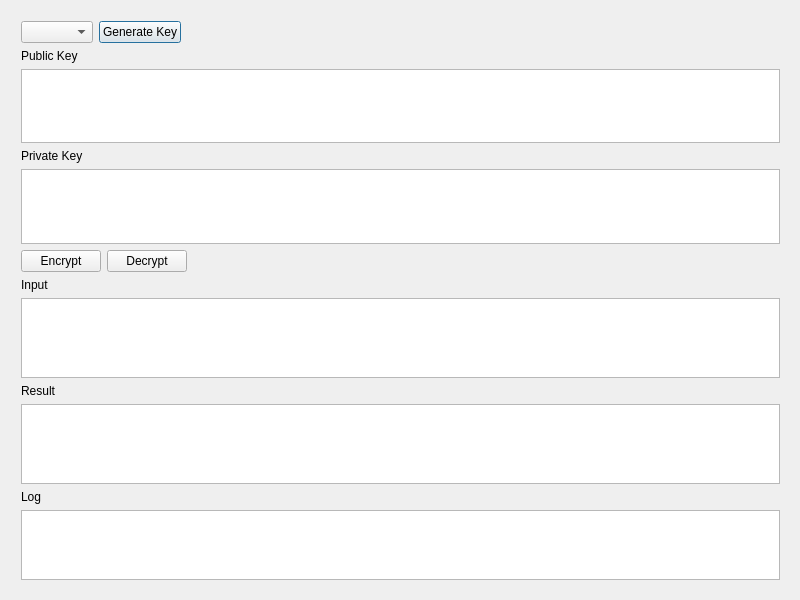
<?xml version="1.0" encoding="UTF-8"?>
<ui version="4.0">
 <class>Dialog</class>
 <widget class="QDialog" name="Dialog">
  <property name="geometry">
   <rect>
    <x>0</x>
    <y>0</y>
    <width>800</width>
    <height>600</height>
   </rect>
  </property>
  <property name="windowTitle">
   <string>RSA</string>
  </property>
  <widget class="QWidget" name="verticalLayoutWidget">
   <property name="geometry">
    <rect>
     <x>10</x>
     <y>10</y>
     <width>781</width>
     <height>581</height>
    </rect>
   </property>
   <layout class="QVBoxLayout" name="verticalLayout">
    <item>
     <layout class="QVBoxLayout" name="verticalLayout_3">
      <item>
       <layout class="QHBoxLayout" name="horizontalLayout_2">
        <item>
         <widget class="QComboBox" name="comboSelect">
          <property name="maximumSize">
           <size>
            <width>16777215</width>
            <height>30</height>
           </size>
          </property>
         </widget>
        </item>
        <item>
         <widget class="QPushButton" name="pushGenerate">
          <property name="maximumSize">
           <size>
            <width>16777215</width>
            <height>30</height>
           </size>
          </property>
          <property name="text">
           <string>Generate Key</string>
          </property>
         </widget>
        </item>
        <item>
         <spacer name="horizontalSpacer">
          <property name="orientation">
           <enum>Qt::Horizontal</enum>
          </property>
          <property name="sizeHint" stdset="0">
           <size>
            <width>20</width>
            <height>20</height>
           </size>
          </property>
         </spacer>
        </item>
       </layout>
      </item>
      <item>
       <widget class="QLabel" name="labelPublicKey">
        <property name="text">
         <string>Public Key</string>
        </property>
       </widget>
      </item>
      <item>
       <widget class="QTextBrowser" name="textPublicKey"/>
      </item>
      <item>
       <widget class="QLabel" name="labelPrivateKey">
        <property name="text">
         <string>Private Key</string>
        </property>
       </widget>
      </item>
      <item>
       <widget class="QTextBrowser" name="textPrivateKey"/>
      </item>
      <item>
       <spacer name="verticalSpacer">
        <property name="orientation">
         <enum>Qt::Vertical</enum>
        </property>
        <property name="sizeHint" stdset="0">
         <size>
          <width>20</width>
          <height>40</height>
         </size>
        </property>
       </spacer>
      </item>
     </layout>
    </item>
    <item>
     <spacer name="verticalSpacer_3">
      <property name="orientation">
       <enum>Qt::Vertical</enum>
      </property>
      <property name="sizeHint" stdset="0">
       <size>
        <width>20</width>
        <height>200</height>
       </size>
      </property>
     </spacer>
    </item>
    <item>
     <layout class="QVBoxLayout" name="verticalLayout_4">
      <item>
       <layout class="QHBoxLayout" name="horizontalLayout_3">
        <item>
         <widget class="QPushButton" name="pushEncrypt">
          <property name="maximumSize">
           <size>
            <width>16777215</width>
            <height>30</height>
           </size>
          </property>
          <property name="text">
           <string>Encrypt</string>
          </property>
         </widget>
        </item>
        <item>
         <widget class="QPushButton" name="pushDecrypt">
          <property name="maximumSize">
           <size>
            <width>16777215</width>
            <height>30</height>
           </size>
          </property>
          <property name="text">
           <string>Decrypt</string>
          </property>
         </widget>
        </item>
        <item>
         <spacer name="horizontalSpacer_2">
          <property name="orientation">
           <enum>Qt::Horizontal</enum>
          </property>
          <property name="sizeHint" stdset="0">
           <size>
            <width>20</width>
            <height>20</height>
           </size>
          </property>
         </spacer>
        </item>
       </layout>
      </item>
      <item>
       <widget class="QLabel" name="labelInput">
        <property name="text">
         <string>Input</string>
        </property>
       </widget>
      </item>
      <item>
       <widget class="QTextEdit" name="textInput"/>
      </item>
      <item>
       <widget class="QLabel" name="labelResult">
        <property name="text">
         <string>Result</string>
        </property>
       </widget>
      </item>
      <item>
       <widget class="QTextBrowser" name="textResult"/>
      </item>
      <item>
       <widget class="QLabel" name="labelLog">
        <property name="text">
         <string>Log</string>
        </property>
       </widget>
      </item>
      <item>
       <widget class="QTextBrowser" name="textLog">
        <property name="maximumSize">
         <size>
          <width>16777215</width>
          <height>80</height>
         </size>
        </property>
       </widget>
      </item>
      <item>
       <spacer name="verticalSpacer_2">
        <property name="orientation">
         <enum>Qt::Vertical</enum>
        </property>
        <property name="sizeHint" stdset="0">
         <size>
          <width>20</width>
          <height>40</height>
         </size>
        </property>
       </spacer>
      </item>
     </layout>
    </item>
   </layout>
  </widget>
 </widget>
 <layoutdefault spacing="6" margin="11"/>
 <resources/>
 <connections/>
</ui>
